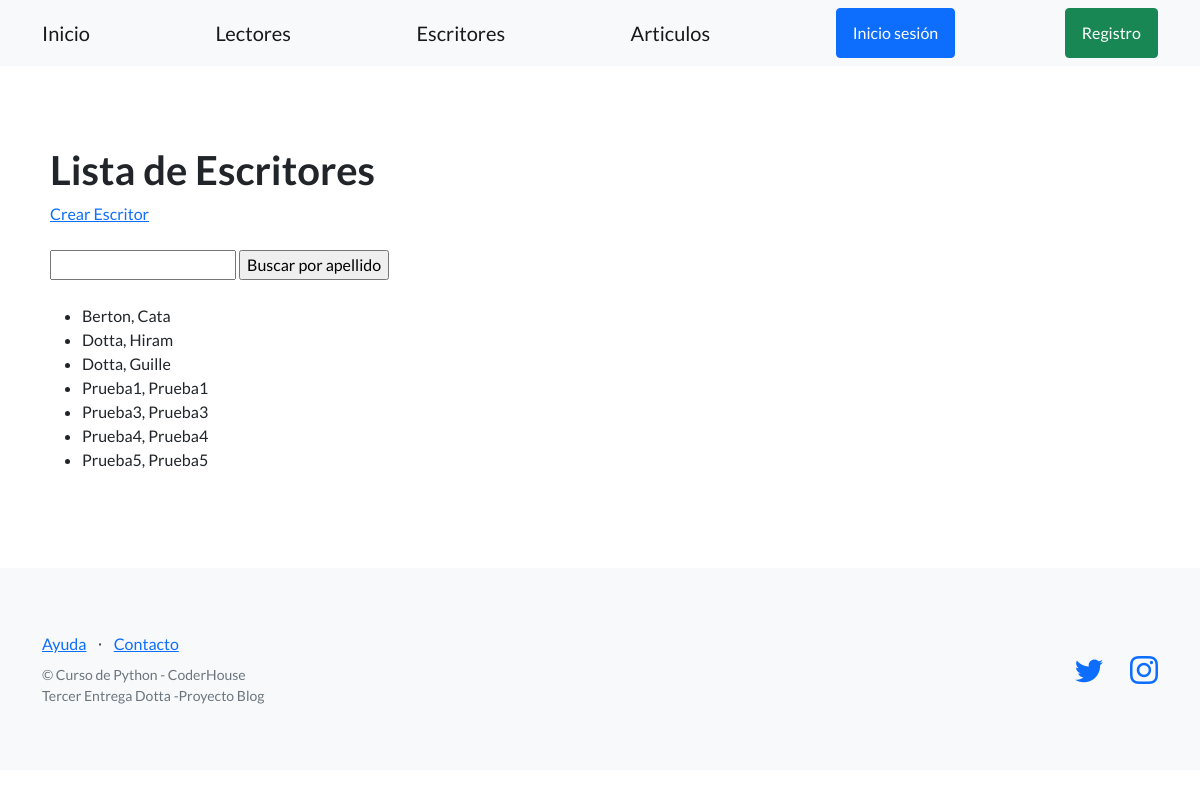
Screenshot of /usuarios/escritores/ with the database file from the repository.
### control_usuarios/models.py (models this page shows, shortened)
class Escritor(models.Model):
    apellido = models.CharField(max_length=256)
    nombre = models.CharField(max_length=256)
    email = models.EmailField(blank=True)
    telefono = models.CharField(max_length=20, blank=True)
    dni = models.CharField(max_length=32)
    fecha_nacimiento = models.DateField(null=True)
    class Meta:
        verbose_name_plural = "Escritores"

### control_usuarios/views.py (the view)
# urls.py: path('escritores/', listar_escritores, name= "listar_escritores"),
def listar_escritores(request):
    contexto = {
        "escritores": Escritor.objects.all()
    }
    http_response = render(
        request=request,
        template_name='control_usuarios/lista_escritores.html',
        context=contexto,
    )
    return http_response

### control_usuarios/templates/control_usuarios/lista_escritores.html (shortened to what this page needs)
{% extends "control_usuarios/base.html" %}
{% block contenido %}
<section>
  <div>
    <h1>Lista de Escritores</h1>
    <a href="{% url 'crear_escritor' %}">Crear Escritor</a>
    <br><br>
    <form action="{% url 'buscar_escritor' %}" method="post">
      <input type="text" name="busqueda">
      <input type="submit" value="Buscar por apellido">
    </form>
    <br>
    <ul>
    {% for escritor in escritores %}
      <li>{{ escritor.apellido }}, {{ escritor.nombre }}</li>
    {% endfor %}
    </ul>
  </div>
</section>
{% endblock contenido %}

### rows the page displays
Escritor: apellido "Berton", nombre "Cata"
Escritor: apellido "Dotta", nombre "Hiram"
Escritor: apellido "Dotta", nombre "Guille"
Escritor: apellido "Prueba1", nombre "Prueba1"
Escritor: apellido "Prueba3", nombre "Prueba3"
Escritor: apellido "Prueba4", nombre "Prueba4"
Escritor: apellido "Prueba5", nombre "Prueba5"
